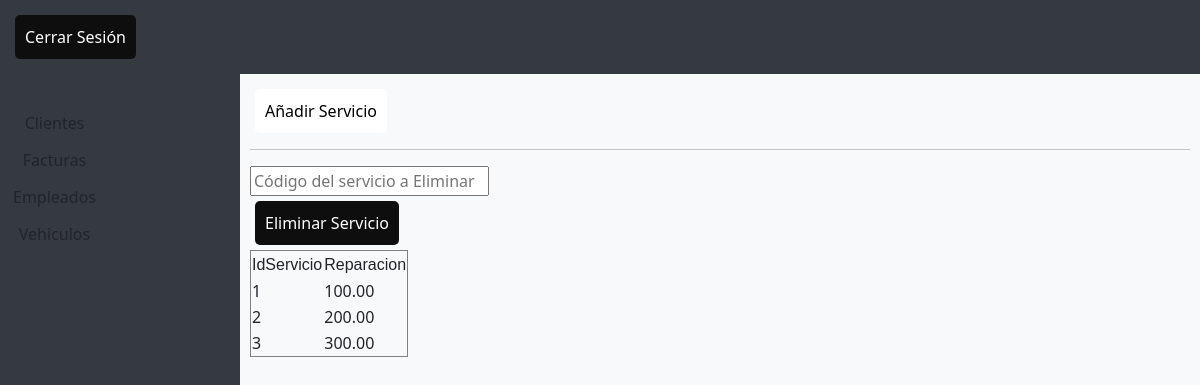
The app's page /paginasweb/servicios.php with its own data.
### tables this page shows
CREATE TABLE `servicios` (
  `IdServicio` int NOT NULL,
  `Reparacion` decimal(10,2) DEFAULT NULL
);

### paginasweb/servicios.php (the view, shortened to what this page needs)
<!DOCTYPE html>
<html lang="es">
<head>
  <link href="../framework/bootstrap.min.css" rel="stylesheet">
  <link rel="stylesheet" href="../framework/all.min.css">
  <link rel="stylesheet" href="../css/cliente.css">
</head>
<body>
  <header class="menuheader">
    <form method="post" action="<?php echo $_SERVER['PHP_SELF']; ?>" style="display: inline;">
      <button type="submit" class="button-primary">Cerrar Sesión</button>
    </form>
  </header>
  <div class="lateral">
    <div class="btn-group-vertical">
      <a href="clientes.php" class="btn btn-drak btn-block" role="button">Clientes</a>
      <a href="facturas.php" class="btn btn-drak btn-block" role="button">Facturas</a>
      <a href="empleados.php" class="btn btn-drak btn-block" role="button">Empleados</a>
      <a href="vehiculos.php" class="btn btn-drak btn-block" role="button">Vehiculos</a>
    </div>
  </div>
  <section class="content">
    <div class="rectangulo">
      <a href="#" class="button-secondary" id="btnAddServicio">Añadir Servicio</a>
    </div>
    <div class="destaque-prod">
      <?php
      $username = "root";
      $password = "ASf1*7JOSEM";
      $database = "taller_augusta";
      $mysqli = new mysqli("localhost", $username, $password, $database);
      $query = "SELECT * FROM servicios";
      echo '<table border="1" cellspacing="1" cellpadding="1" style="max-width: 500px;">
            <tr>
                <td> <font face="Arial">IdServicio</font> </td>
                <td> <font face="Arial">Reparacion</font> </td>
            </tr>';
      if ($result = $mysqli->query($query)) {
          while ($row = $result->fetch_assoc()) {
              $field1name = $row["IdServicio"];
              $field2name = $row["Reparacion"];
              echo '<tr>
                        <td>'.$field1name.'</td>
                        <td>'.$field2name.'</td>
                    </tr>';
          }
      }
      ?>
      <hr>
      <form method="post" action="<?php echo $_SERVER['PHP_SELF']; ?>">
        <input type="text" name="codSe_eliminar" placeholder="Código del servicio a Eliminar" required>
        <button type="submit" class="button-primary">Eliminar Servicio</button>
      </form>
    </div>
  </section>
</body>
</html>

### css/cliente.css (style rules this page uses)
body { display: grid; grid-template-areas: "header header header" "sidebar content content" "footer footer footer"; grid-template-rows: auto 1fr auto; grid-template-columns: 1fr 3fr 1fr; min-height: 100vh; }
.menuheader { grid-area: header; background: #343a40; padding: 10px; }
.lateral { grid-area: sidebar; background: #343a40; padding-top: 30px; }
.content { grid-area: content; background: #f8f9fa; padding: 10px; overflow: auto; }
.button-primary { display: grid; place-items: center; padding: 10px; background: #0e0e0e; color: #fff; text-decoration: none; border: none; border-radius: 5px; cursor: pointer; width: fit-content; margin: 5px; }
.button-secondary { display: grid; place-items: center; padding: 10px; background: #ffffff; color: #000000; text-decoration: none; border: none; border-radius: 5px; cursor: pointer; width: fit-content; margin: 5px; }

### paginasweb/servicios.php (style rules this page uses)
body, html { height: 100%; }

### records on screen
servicios: IdServicio "1", Reparacion "100.00"
servicios: IdServicio "2", Reparacion "200.00"
servicios: IdServicio "3", Reparacion "300.00"
